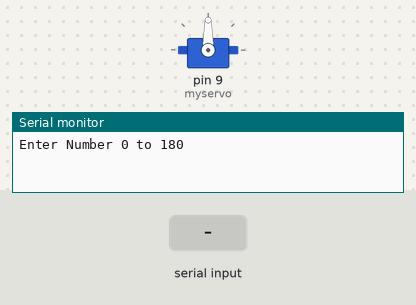
A sketch run on a simulated Arduino Uno, built with avr-gcc and run on an emulated ATmega328P. On the bench: servo, the last lines printed to the serial monitor. Inputs (shaded band) come from the test bench.

Above: at 1.2 s.
1.3 s: "90,45\n" received over Serial
At 1.8 s:
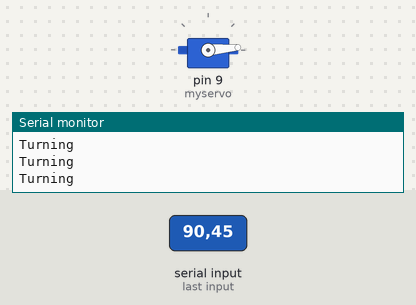
2.8 s: "30,150\n" received over Serial
At 4.1 s:
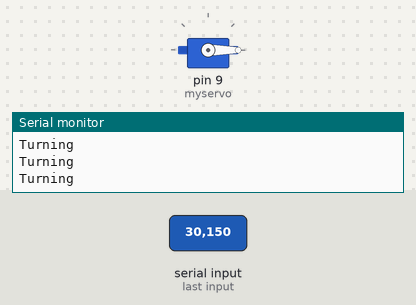
Timing chart, 0 to 5.8 s (numbered marks = the images above; inputs shaded):
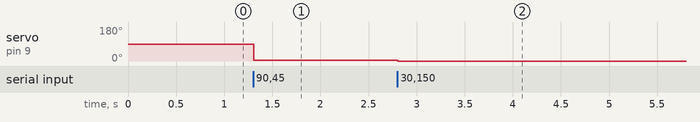

Measured:
- after the input at 1.3 s, servo on pin 9 (myservo): 90° → 5° at once
- after the input at 2.8 s, servo on pin 9 (myservo): 5° → 0° at once

The sketch:

controlling_servo_with_ser_monitor.ino
```cpp
#include <Servo.h>

Servo myservo;
int pos ;

void setup() {
  myservo.attach(9);
Serial.begin (9600);

 Serial.println("Enter Number 0 to 180 ");
}


void loop() {

 if (Serial.available())
{
char ch = Serial.read() ;
if (ch >= '0' && ch <= '180')
{
int led = ch- '0' ;

Serial.println("Turning ");
myservo.write(led);
}

}
}

  // broj po broj se ucitava ne svi odjednom
```
